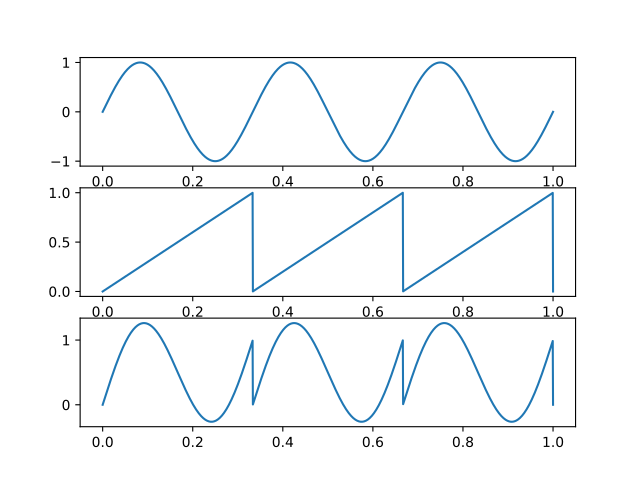

This figure's Python source:
import numpy as np
import matplotlib.pyplot as plt

A = 1

semnal = lambda x: A * np.sin(2 * np.pi * 3 * x)
sawtooth = lambda x: np.mod(3 * x, 1)

axa1 = np.linspace(0, 1, 1500)

fig, ax = plt.subplots(3)

ax[0].plot(axa1, semnal(axa1))
ax[1].plot(axa1, sawtooth(axa1))
ax[2].plot(axa1, semnal(axa1) + sawtooth(axa1))

plt.savefig("ex4/ex4.pdf")
plt.show()
